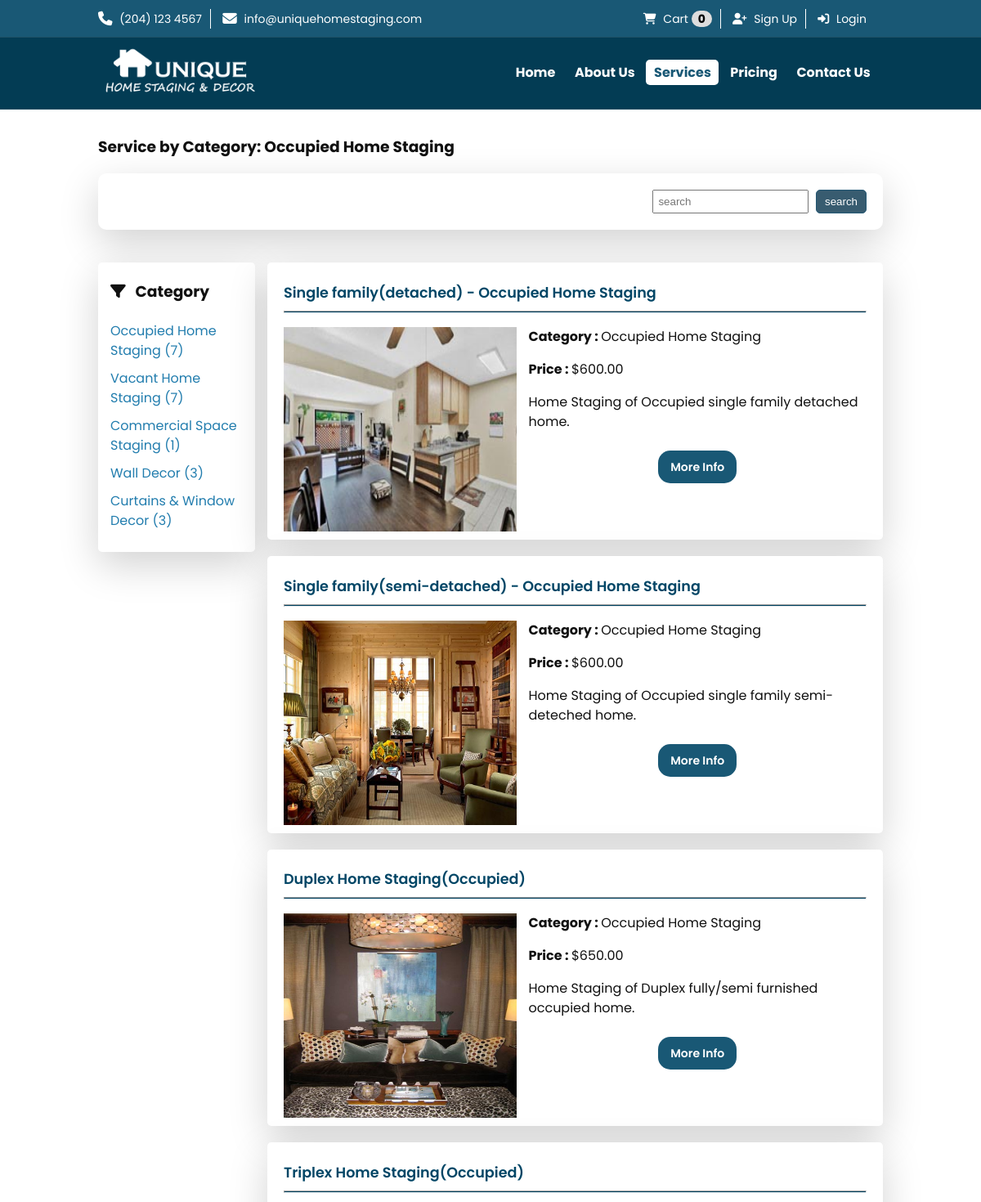
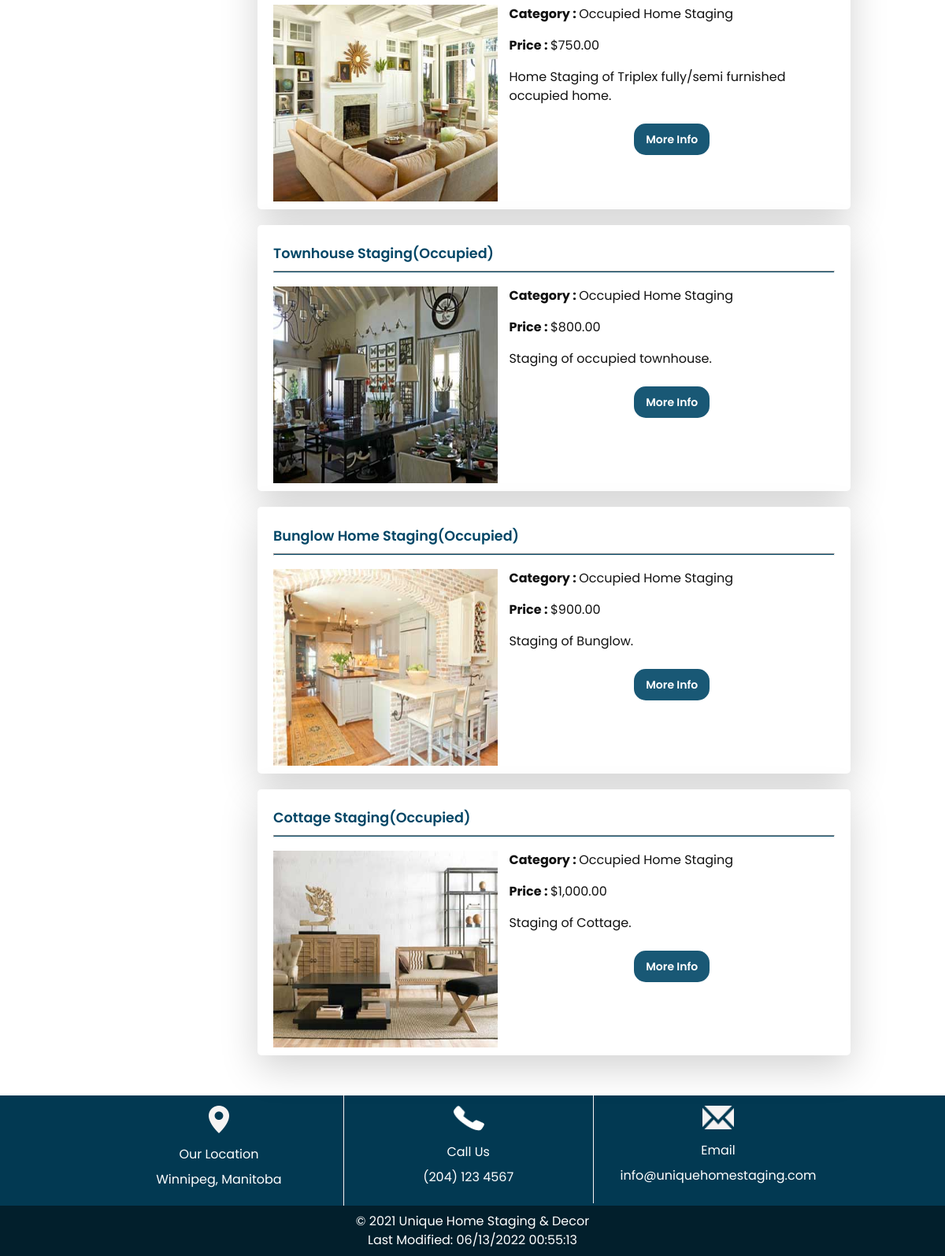
Screenshot of /?p=services&category=6 with the database file from the repository (2 pictures, top to bottom).
### tables this page shows
CREATE TABLE `category` (
  `id` int(11) NOT NULL AUTO_INCREMENT,
  `title` varchar(255) NOT NULL,
  `image` varchar(255) DEFAULT NULL,
  `deleted` tinyint(1) DEFAULT 0,
  `created_at` datetime NOT NULL DEFAULT current_timestamp(),
  `updated_at` datetime NOT NULL DEFAULT current_timestamp() ON UPDATE current_timestamp(),
  PRIMARY KEY (`id`)
);

CREATE TABLE `service` (
  `id` int(11) NOT NULL AUTO_INCREMENT,
  `title` varchar(255) NOT NULL,
  `description` text NOT NULL,
  `short_description` varchar(255) DEFAULT NULL,
  `image` varchar(255) DEFAULT NULL,
  `price` decimal(7,2) NOT NULL,
  `category` int(11) DEFAULT NULL,
  `tag` varchar(255) DEFAULT NULL,
  `display` enum('hide','all place','main page','service page') DEFAULT NULL,
  `estimated_time` int(11) DEFAULT NULL,
  `no_of_staff_required` int(11) DEFAULT NULL,
  `deleted` tinyint(1) DEFAULT 0,
  `created_at` datetime NOT NULL DEFAULT current_timestamp(),
  `updated_at` datetime NOT NULL DEFAULT current_timestamp() ON UPDATE current_timestamp(),
  PRIMARY KEY (`id`),
  KEY `category` (`category`),
  CONSTRAINT `service_ibfk_1` FOREIGN KEY (`category`) REFERENCES `category` (`id`)
);

### config/functions.php (called while the page is built, shortened)
<?php
function view(string $view_name, array $data = []): void
{
    try {
        extract($data);
        $path = __DIR__ . '/../views/' . $view_name . '.view.php';
        require($path);
    } catch (Exception $e) {
        echo $e->getMessage();
        die;
    }
}
function isUserLoggedIn(): bool
{
    if (isset($_SESSION['user_id']) && $_SESSION['user_id']) {
        return true;
    } else {
        return false;
    }
}

### controllers/services.php (called while the page is built, shortened)
<?php
$categoryObj = new Category();
$serviceObj = new Service();
$categories = $categoryObj->getAllWithServiceCount();
if (!empty($_GET['search']) && $_GET['search'] == trim($_GET['search'])) {
    $services = $serviceObj->getAllBySearch($_GET['search']);
    $title = 'You searched for: ' .  $_GET['search'];
} elseif (!empty($_GET['category']) && $_GET['category'] == intval($_GET['category'])) {
    $services = $serviceObj->getAllByCategory($_GET['category']);
    $title = 'Service by Category: ' . $services[0]['category_title'];
} else {
    $services = $serviceObj->getAll();
}
view('services', compact('title', 'categories', 'services'));

### public/index.php (called while the page is built, shortened)
<?php
$allowed = [
    'home', 'services', 'service-detail', 'about-us', 'pricing', 'contact-us', 'sign-up',
    'process-sign-up', 'my-profile', 'login',  'process-login', 'logout',
    'view-cart', 'handle-cart', 'remove-cart', 'checkout', 'handle-payment',
    'invoice', 'orders'
];
if (empty($_GET['p'])) {
    $page = 'home';
} elseif (in_array($_GET['p'], $allowed)) {
    $page = $_GET['p'];
} else {
    $page = 'error-404';
    http_response_code(404);
}
$path = __DIR__ . '/../controllers/' . $page . '.php';
require($path);

### app/Models/Service.php (called while the page is built, shortened)
<?php
class Service extends Model
{
    protected $table = 'service';
    public function getAllByCategory($id)
    {
        $query = "SELECT
                    s.*,
                    c.title as category_title
                    from {$this->table} as s
                    LEFT JOIN {$this->category_table} as c
                    ON s.category = c.id
                    WHERE
                    s.category = :id
                    AND
                    s.deleted=0";
        $stmt = self::$dbh->prepare($query);
        $stmt->bindValue(':id', $id);
        $stmt->execute();
        return $stmt->fetchAll();
    }
}

### config/escape.php (called while the page is built, shortened)
<?php
function esc(string $str): string
{
    return htmlentities($str, ENT_NOQUOTES, "UTF-8");
}

### app/Models/Model.php (called while the page is built, shortened)
<?php
abstract class Model
{
    protected static $dbh;
    public static function init($dbh)
    {
        self::$dbh = $dbh;
    }
    public function getDbh()
    {
        return  self::$dbh;
    }
}

### app/Models/Category.php (called while the page is built, shortened)
<?php
class Category extends Model
{
    protected $table = 'category';
    public function getAllWithServiceCount()
    {
        $query =
            "SELECT count(s.category) as service_count,
                c.*
                FROM
                service s
                left join
                {$this->table} c on  c.id = s.category
                where s.deleted = 0
                group by s.category ";
        $stmt = $this->getDbh()->prepare($query);
        $stmt->execute();
        return $stmt->fetchAll();
    }
}

### views/services.view.php (the view, shortened to what this page needs)
<?php require __DIR__ . '/inc/header.php'; ?>
<div class="container">
    <div class="section-block">
        <?php if ($title) : ?>
            <h3>
                <?= esc($title) ?>
            </h3>
        <?php endif; ?>
        <div class="search-service">
            <form action="/" method="get" autocomplete="off" novalidate>
                <input id="search" type="text" name="search" placeholder="search" maxlength="255" />&nbsp;
                <input type="submit" value="search" />
            </form>
        </div>
        <div class="service-filter">
            <h3><i class="fa fa-filter" aria-hidden="true"></i> &nbsp; Category</h3>
            <ul>
                <?php foreach ($categories as $category) : ?>
                    <li>
                        <a href="/?p=services&category=<?= esc($category['id']) ?>">
                            <?= esc($category['title']) ?> (<?= $category['service_count'] ?>)
                        </a>
                    </li>
                <?php endforeach; ?>
            </ul>
        </div>
        <div class="service-block-wrapper">
            <?php foreach ($services as $service) : ?>
                <div class="service-block">
                    <div class="service-title">
                        <h2><?= esc($service['title']) ?></h2>
                        <hr>
                    </div>
                    <div>
                        <div class="service-img-block">
                            <img src="images/service/<?= esc($service['image']) ?>" alt="<?= esc($service['title']) ?>" width="300" height="300">
                        </div>
                        <div class="service-detail">
                            <p class="highlight-text">
                                <strong>Category : </strong> <?= esc($service['category_title']) ?>
                            </p>
                            <p class="highlight-text">
                                <strong>Price : </strong> $<?= number_format($service['price'], 2) ?>
                            </p>
                            <p><?= esc($service['short_description']) ?>
                            </p>
                            <div class="btn-wrapper">
                                <a href="/?p=service-detail&service=<?= esc($service['id']) ?>">
                                    More Info
                                </a>
                            </div>
                        </div>
                    </div>
                </div>
            <?php endforeach; ?>
        </div>
    </div>
</div>
<?php require __DIR__ . '/inc/footer.php'; ?>

### views/inc/header.php (shortened to what this page needs)
<?php
$cartCount = count($_SESSION['cart']);
$activePage = $_GET['p'] ?? 'home';
?>
<!doctype html>
<html lang="en">
<head>
    <link rel="stylesheet" href="styles/custom.css" />
    <link rel="stylesheet" href="styles/print.css" media="print" />
</head>
<body>
    <div id="main-wrapper" <?php if ($title == 'home') {
                                echo "class='home-page'";
                            }
                            ?>>
        <header>
            <div class="header-contact-info">
                <div class="container">
                    <div class="info left">
                        <div class="info-item">
                            <span>(204) 123 4567</span>
                        </div>
                        <div class="info-item">
                            <a href="mailto:info@uniquehomestaging.com">
                                info@uniquehomestaging.com</a>
                        </div>
                    </div>
                    <div class="info right">
                        <div class="info-item">
                            <i class="fa fa-shopping-cart" aria-hidden="true"></i>
                            <a href="/?p=view-cart">
                                Cart
                                <span class="shopping-cart-count">
                                    <?= $cartCount ?>
                                </span>
                            </a>
                        </div>
                        <?php if (isUserLoggedIn()) : ?>
                            <div class="info-item">
                                <i class="fa fa-sign-out" aria-hidden="true"></i>
                                <a href="/?p=logout">
                                    Logout</a>
                            </div>
                        <?php else : ?>
                            <div class="info-item">
                                <i class="fa fa-user-plus" aria-hidden="true"></i>
                                <a href="/?p=sign-up">
                                    Sign Up</a>
                            </div>
                            <div class="info-item">
                                <i class="fa fa-sign-in" aria-hidden="true"></i>
                                <a href="/?p=login">
                                    Login</a>
                            </div>
                        <?php endif ?>
                    </div>
                </div>
            </div>
            <div class="menu-space">
                <div class="container">
                    <div id="logo">
                        <picture>
                            <source media="(min-width: 768px)" srcset="images/logo.png 1x, images/logo_high.png 2x" />
                            <source media="(max-width: 767px)" srcset="images/logo_small.png 1x, images/logo.png 2x, images/logo_high.png 3x" />
                            <img src="images/logo.png" alt="logo" width="210" height="70" />
                        </picture>
                    </div>
                    <nav>
                        <ul id="navlist">
                            <li>
                                <a href="/" title="Home" <?= $activePage == 'home' ? 'class="active"' : '' ?>> Home</a>
                            </li>
                            <li><a href="/?p=about-us" title="About Us" <?= $activePage == 'about-us' ? 'class="active"' : '' ?>>About Us</a></li>
                            <li><a href="/?p=services" title="Services" <?= $activePage == 'services' ? 'class="active"' : '' ?>>Services</a></li>
                            <li><a href="/?p=pricing" title="Pricing" <?= $activePage == 'pricing' ? 'class="active"' : '' ?>>Pricing</a></li>
                            <li><a href="/?p=contact-us" title="Contact Us" <?= $activePage == 'contact-us' ? 'class="active"' : '' ?>>Contact Us</a></li>
                        </ul>
                    </nav>
                </div>
            </div>
        </header>
        <section id="content">

### views/inc/footer.php (shortened to what this page needs)
</section>
<footer>
    <div class="container">
        <div>
            <div class="info-block">
                <img src="images/location-icon.png" alt="location" width="26" height="35">
                <p>Our Location</p>
                <address>Winnipeg, Manitoba</address>
            </div>
            <div class="info-block">
                <img src="images/call-icon.png" alt="call" width="40" height="32">
                <p>Call Us</p>
                <p>(204) 123 4567</p>
            </div>
            <div class="info-block">
                <img src="images/email-icon.png" alt="email" width="40" height="30">
                <p>Email</p>
                <p><a href="mailto:info@uniquehomestaging.com">
                        info@uniquehomestaging.com</a></p>
            </div>
        </div>
    </div>
    <div id="copyright">
        <span>&copy; 2021 Unique Home Staging & Decor</span>
        <div id="last_modified">
        </div>
    </div>
</footer>
</div>
</body>
</html>

### public/styles/print.css (style rules this page uses)
* { -webkit-print-color-adjust: exact; print-color-adjust: exact; }
body { font-size: 12px; width: 100%; }
#main-wrapper { overflow: auto; width: 100%; }
.container { width: 100%; }
header { background-color: rgba(1, 70, 102, 0.8); }
.menu-space { display: none; }

### rows the page displays
category: title "Occupied Home Staging", service_count "7"
category: title "Vacant Home Staging", service_count "7"
category: title "Commercial Space Staging", service_count "1"
category: title "Wall Decor", service_count "3"
category: title "Curtains & Window Decor", service_count "3"
service: title "Single family(detached) - Occupied Home Staging", image (picture), category.title "Occupied Home Staging", price "600.00", short_description "Home Staging of Occupied single family detached home."
service: title "Single family(semi-detached) - Occupied Home Staging", image (picture), category.title "Occupied Home Staging", price "600.00", short_description "Home Staging of Occupied single family semi-deteched home."
service: title "Duplex Home Staging(Occupied)", image (picture), category.title "Occupied Home Staging", price "650.00", short_description "Home Staging of Duplex fully/semi furnished occupied home."
service: title "Triplex Home Staging(Occupied)", image (picture), category.title "Occupied Home Staging", price "750.00", short_description "Home Staging of Triplex fully/semi furnished occupied home."
service: title "Townhouse Staging(Occupied)", image (picture), category.title "Occupied Home Staging", price "800.00", short_description "Staging of occupied townhouse."
service: title "Bunglow Home Staging(Occupied)", image (picture), category.title "Occupied Home Staging", price "900.00", short_description "Staging of Bunglow."
service: title "Cottage Staging(Occupied)", image (picture), category.title "Occupied Home Staging", price "1,000.00", short_description "Staging of Cottage."

### other values shown
$cartCount "0"
$title "Service by Category: Occupied Home Staging"
